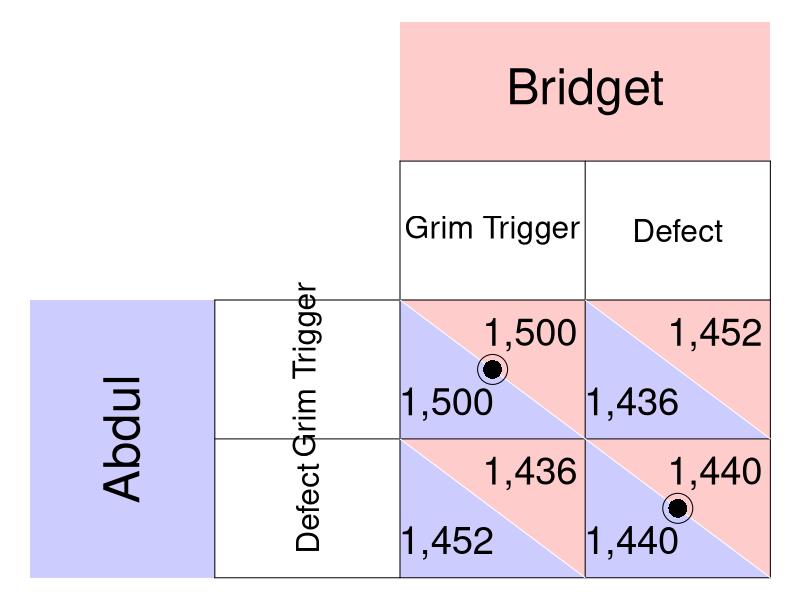

Source code (R):
require(ggplot2)
require(shape)
pdf(file = "coordination_failures/matrix_fishermen_repeated.pdf", width = 8, height = 8)

par(mar =  c(0, 0, 0, 0))
xlims <- c(0, 8)
ylims <- c(0, 8)

#TextSizes
PlayerSize <- 3
StratSize <- 1.9
PayoffSize <- 2.3

p1fadelevel <- 0.2
p2fadelevel <- 0.2

#Payoffs are listed as c("NW", "SW", "NE", "SE")

#Considerations for Player 1
P1Name <- c("Abdul")
P1Strat <- c("Grim Trigger", "Defect")
P1Payoffs <- c("1,500", "1,452", "1,436", "1,440")
P1BR1 <- c("NW") #Must be NW or SW - the BR prints accordingly. 
P1BR2 <- c("SE") #Must be NE or SE - the BR prints accordingly. 
P1bestsize <- 2.5 #Adjusts size of point indicating best response of P1
#NW = (5, 3); SW = (5,1); NE = (7, 3); SE = (7, 1)

#Considerations for Player 2
P2Name <- c("Bridget")
P2Strat <- c("Grim Trigger", "Defect")
P2Payoffs <- c("1,500", "1,436", "1,452", "1,440")
P2BR1 <- c("NW") #Must be NW or SW - the BR prints accordingly. 
P2BR2 <- c("SE") #Must be NE or SE - the BR prints accordingly. 
P2bestsize <- 4 #Adjusts size of circle indicating best response of P1

plot(0, 0, xlim = xlims, ylim = ylims, type = "n",
     xlab = expression(""),
     ylab = expression(""),
     xaxt = "n", 
     yaxt = "n", 
     cex.lab = 2, 
     bty = "n")



#Color and label for Player 1 and their strategies
polygon(c(0,0,2,2,0), c(0,4,4,0,0), col=rgb(0, 0, 1, p1fadelevel), density=NULL, border = NA)
text(1, 2, P1Name[1], srt = 90, cex = PlayerSize)

text(3, 3, P1Strat[1], cex = StratSize, srt = 90)
text(3, 1, P1Strat[2], cex = StratSize, srt = 90)


#Color and label for Player 2
polygon(c(4,4,8,8,4), c(8,6,6,8,8), col=rgb(1, 0, 0, p2fadelevel), density=NULL, border = NA)
text(6, 7, P2Name[1], cex = PlayerSize)

text(5, 5, P2Strat[1], cex = StratSize)
text(7, 5, P2Strat[2], cex = StratSize)

#NorthWest cell 
#P1
polygon(c(4,4,6,4), c(4,2,2,4), col=rgb(0, 0, 1, p1fadelevel), density=NULL, border = NA)
#P2
polygon(c(4,6,6,4), c(4,4,2,4), col=rgb(1, 0, 0, p2fadelevel), density=NULL, border = NA)

#P1
text(4.5, 2.5, P1Payoffs[1], cex = PayoffSize)
#P2
text(5.4, 3.5, P2Payoffs[1], cex = PayoffSize)

#SouthWest cell  
#P1
polygon(c(4,4,6,4), c(2,0,0,2), col=rgb(0, 0, 1, p1fadelevel), density=NULL, border = NA)
#P2
polygon(c(4,6,6,4), c(2,2,0,2), col=rgb(1, 0, 0, p2fadelevel), density=NULL, border = NA)

#P1
text(4.5, 0.5, P1Payoffs[2], cex = PayoffSize)
#P2
text(5.4, 1.5, P2Payoffs[2], cex = PayoffSize)


#NorthEast cell 
#P1
polygon(c(6,6,8,6), c(4,2,2,4), col=rgb(0, 0, 1, p1fadelevel), density=NULL, border = NA)
#P2
polygon(c(6,8,8,6), c(4,4,2,4), col=rgb(1, 0, 0, p2fadelevel), density=NULL, border = NA)
#P1
text(6.5, 2.5, P1Payoffs[3], cex = PayoffSize)
#P2
text(7.4, 3.5, P2Payoffs[3], cex = PayoffSize)

#SouthEast cell 
#P1
polygon(c(6,6,8,6), c(2,0,0,2), col=rgb(0, 0, 1, p1fadelevel), density=NULL, border = NA)
#P2
polygon(c(6,8,8,6), c(2,2,0,2), col=rgb(1, 0, 0, p2fadelevel), density=NULL, border = NA)
#P1
text(6.5, 0.5, P1Payoffs[4], cex = PayoffSize)
#P2
text(7.4, 1.5, P2Payoffs[4], cex = PayoffSize)


#Lines for the Table
segments(8, 0, 8, 6, lty = 1, col = "black")
segments(4, 6, 8, 6, lty = 1, col = "black")
segments(2, 0, 2, 4, lty = 1, col = "black")
segments(2, 0, 8, 0, lty = 1, col = "black")
segments(2, 4, 8, 4, lty = 1, col = "black")
segments(4, 0, 4, 6, lty = 1, col = "black")
segments(2, 2, 8, 2, lty = 1, col = "black")
segments(6, 0, 6, 6, lty = 1, col = "black")

#Diagonals
#NW
segments(4, 4, 6, 2, lty = 1, col = "white")
#NE
segments(6, 4, 8, 2, lty = 1, col = "white")
#SW
segments(4, 2, 6, 0, lty = 1, col = "white")
#Se
segments(6, 2, 8, 0, lty = 1, col = "white")


#Best responses
#P1
if (P1BR1[1] == "NW"){
  points(5, 3, pch = 16, col = "black", cex = P1bestsize)
} else{points(5, 1, pch = 16, col = "black", cex = P1bestsize)
}

if (P1BR2[1] == "NE"){
  points(7, 3, pch = 16, col = "black", cex = P1bestsize)
} else{points(7, 1, pch = 16, col = "black", cex = P1bestsize)
}


#P2
if (P2BR1[1] == "NW"){
  points(5, 3, pch = 1, col = "black", cex = P2bestsize)
} else{points(7, 3, pch = 1, col = "black", cex = P2bestsize)
}

if (P2BR2[1] == "SW"){
  points(5, 3, pch = 1, col = "black", cex = P2bestsize)
} else{points(7, 1, pch = 1, col = "black", cex = P2bestsize)
}



dev.off()
